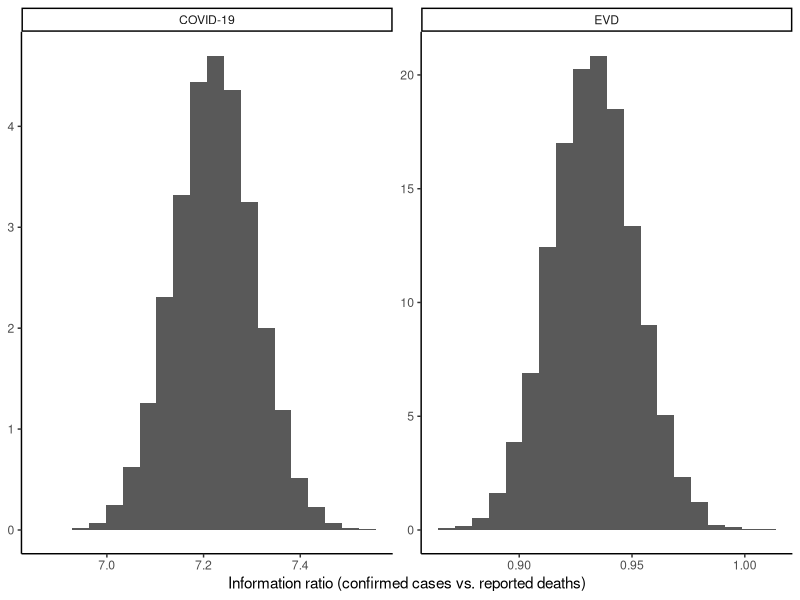

Write R code to recreate this figure.
#' This script was translated from a MATLAB script. CRAN has a translation file
#' that helped: https://cran.r-project.org/doc/contrib/Hiebeler-matlabR.pdf
#'
#' Running the script in a REPL will print the figure to screen, you need to run
#' it in batch mode to get the figure saved.
#'
#' $ Rscript analysisFigNew-aez.R
#'
library(ggplot2)

#' Geometric mean
#'
#' Compute the numeric mean in log-space to avoid potential numerical issues.
#'
#' @param x numeric vector
#'
geometric_mean <- function(x) {
  n <- length(x)
  return(exp(sum(log(x)) / n))
}

output_csv <- "fig-data.csv"
output_png <- "fig.png"


## ============================================================================
##  Compute geometric mean based metrics for COVID-19
## ============================================================================

# Death delay distribution (Irons 2021)
mdel <- 21
r <- 1 / (1 + 1.1)
p <- mdel / (r + mdel)
# Time scale and weekly bins
TT <- 42 * 4
ids <- seq(from = 6, to = TT, by = 7)
# Infection to death delay CDF at bins and mean
H <- pnbinom(q = ids, size = r, prob = 1 - p)
Geo_H <- geometric_mean(H)

# Reporting delay distribution (Huisman 2020)
FF <- pgeom(q = ids, prob = 1 / (1+10.8))
Geo_FF <- FF[1]

# Under-reporting of deaths (CDC 2021)
sigbnds <- c(1 / 1.34, 1 / 1.29)
M <- 10000
# IFR (Meyerowitz-Katz 2020, Sorensen 2022)
ifrbnds <- c(0.53, 0.82) / 100

# Sample from M trajectories of size TT
Geo_sigma <- numeric(M)
Geo_ifr <- numeric(M)
for (i in 1:M) {
    # Samples of reporting death rates
    psigma = sigbnds[1] + diff(sigbnds) * runif(n = TT)
    Geo_sigma[i] <- geometric_mean(psigma)
    # Uncertainty on ifr
    pifr <- ifrbnds[1] + diff(ifrbnds) * runif(n = TT)
    Geo_ifr[i] <- geometric_mean(pifr)
}

# Under-reporting of cases
Geo_rho <- numeric(M)
Geo_rhoErr <- numeric(M)
# Reporting fractions (Pullano 2021)
rhobnds <- c(0.06, 0.08)

# Fractions from CDC and Russell 2020
for (i in 1:M) {
    # Samples of reporting case rates
    prho <- rhobnds[1] + diff(rhobnds) * runif(n = TT)
    Geo_rho[i] <- geometric_mean(prho)
}

# Derive ordering on cases versus deaths
caseInfoCOVID <- Geo_rho * Geo_FF;
deathInfoCOVID <- Geo_sigma * Geo_ifr * Geo_H;


## ============================================================================
##  Compute geometric mean based metrics for Ebola virus
## ============================================================================

# Death delay distribution (11.4 to onset + 10 to death) 
mdel <- 21.4
r <- 1.5
p <- mdel / (r + mdel)
# Time scale and weekly bins
TT <- 42 * 4
ids <- seq(from = 6, to = TT, by = 7)
# Infection to death delay CDF at bins
H <- pnbinom(q = ids, size = r, prob = 1 - p)
# Geometric mean from delay
Geo_H <- geometric_mean(H)

# Reporting delay distribution (Huisman 2020) but maximised
FF <- pgeom(q = ids, prob = 1 / 10.8)
Geo_FF <- 1

# Under-reporting of deaths (maximised)
sigbnds <- c(1, 1)
M <- 10000
# IFR which is also a reporting rate (WHO 2014)
ifrbnds <- c(0.69, 0.73);
# Sample from M trajectories of size TT
Geo_sigma <- numeric(M)
Geo_ifr <- numeric(M)
for (i in 1:M) {
    # Samples of reporting death rates
    psigma <- sigbnds[1] + diff(sigbnds) * runif(n = TT)
    Geo_sigma[i] <- geometric_mean(psigma)
    # Uncertainty on ifr
    pifr <- ifrbnds[1] + diff(ifrbnds) * runif(n = TT)
    Geo_ifr[i] <- geometric_mean(pifr)
}

# Under-reporting of cases (Dalziel 2018) 
rhobnds <- c(0.33, 0.83)
Geo_rho <- numeric(M)
for (i in 1:M) {
    # Samples of reporting case rates
    prho <- rhobnds[1] + diff(rhobnds) * runif(n = TT)
    Geo_rho[i] <- geometric_mean(prho)
}

# Derive ordering on cases versus deaths
caseInfoEVD <- Geo_rho * Geo_FF
deathInfoEVD <- Geo_sigma * Geo_ifr * Geo_H
# Delays vs reporting
Geo_RHS <- Geo_H / Geo_FF
Geo_LHS <- Geo_rho / (Geo_ifr * Geo_sigma)


#' ============================================================================
#' Make a final figure for presentation (unlike Matlab version no logs taken).
#' ============================================================================

plot_df <- data.frame(
  info_ratio = c(caseInfoCOVID / deathInfoCOVID, caseInfoEVD / deathInfoEVD),
  disease = rep(c("COVID-19", "EVD"), each = M)
)

## We should also write the data used for the figure to a file so that it is
## easy to tweak styling in the future if the need arises.
write.table(x = plot_df,
            file = output_csv,
            sep = ",",
            row.names = FALSE)

## There is a complete list of build-in themes available here:
## https://ggplot2.tidyverse.org/reference/ggtheme.html
fig <- ggplot(data = plot_df,
              mapping = aes(x = info_ratio, y = ..density..)
              ) +
  geom_histogram(
    bins = 20
  ) +
  facet_wrap(~disease, scales = "free") +
  labs(
    x = "Information ratio (confirmed cases vs. reported deaths)",
    y = NULL
  ) +
  theme_classic()

if (interactive()) {
  print(fig)
} else {
  ggsave(
    filename = output_png,
    plot = fig,
    height = 10.5, width = 14.8,
    ## A5 height = 14.8, width = 21.0,
    ## A6 height = 10.5, width = 14.8,
    ## A7 height = 7.4, width = 10.5,
    units = "cm"
  )
}
